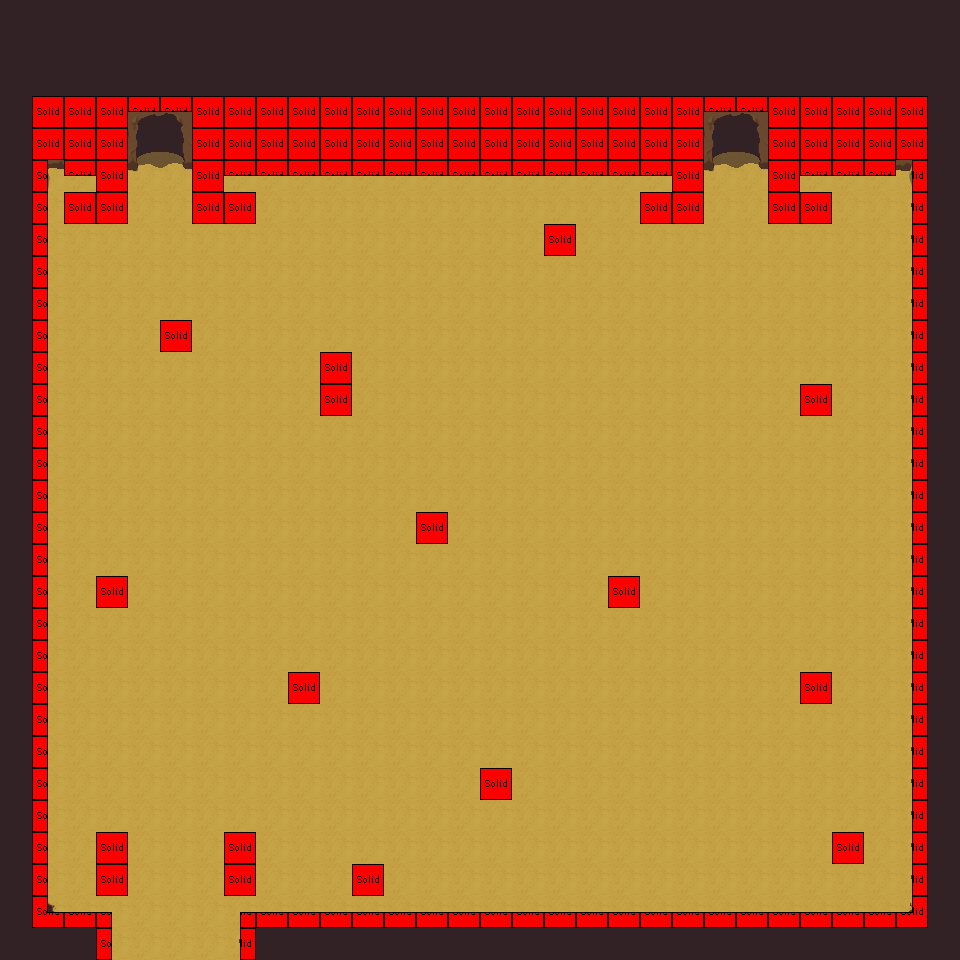

The image is a tile-based game level rendered from a .tmx file. Its description and source (layers, tilesets, objects; grid data summarised) follow:
An orthogonal 30x30 tile map with 32x32 px tiles, 4 tile layers (Calque 1, Calque 2, Calque 3, Logic), 2 tilesets and 2 objects (2x changement).

<map version="1.2" tiledversion="1.3.2" orientation="orthogonal" renderorder="right-down" compressionlevel="0" width="30" height="30" tilewidth="32" tileheight="32" infinite="0" nextlayerid="7" nextobjectid="11">
 <tileset firstgid="1" source="Terrain final.tsx" />
 <tileset firstgid="136" source="logicSolid.tsx" />
 <layer id="1" name="Calque 1" width="30" height="30">
  <data>[900 cells, 900 non-empty, 2 distinct tile ids]</data>
 </layer>
 <layer id="2" name="Calque 2" width="30" height="30">
  <data>[900 cells, 157 non-empty, 23 distinct tile ids]</data>
 </layer>
 <layer id="3" name="Calque 3" width="30" height="30">
  <data>[900 cells, 27 non-empty, 4 distinct tile ids]</data>
 </layer>
 <layer id="4" name="Logic" width="30" height="30">
  <data>[900 cells, 172 non-empty, 9 distinct tile ids]</data>
 </layer>
 <objectgroup id="6" name="Calque d'objets 2" width="30" height="30">
  <object id="7" name="gotomap1" type="changement" x="131" y="899" width="83" height="51">
   <properties>
    <property name="detmap" value="map1" />
    <property name="detx" type="int" value="638" />
    <property name="dety" type="int" value="698" />
   </properties>
  </object>
  <object id="10" name="Salle2G" type="changement" x="133" y="173" width="52" height="42">
   <properties>
    <property name="detmap" value="Dj_RDC_sg" />
    <property name="detx" type="int" value="145" />
    <property name="dety" type="int" value="867" />
   </properties>
  </object>
 </objectgroup>
</map>
